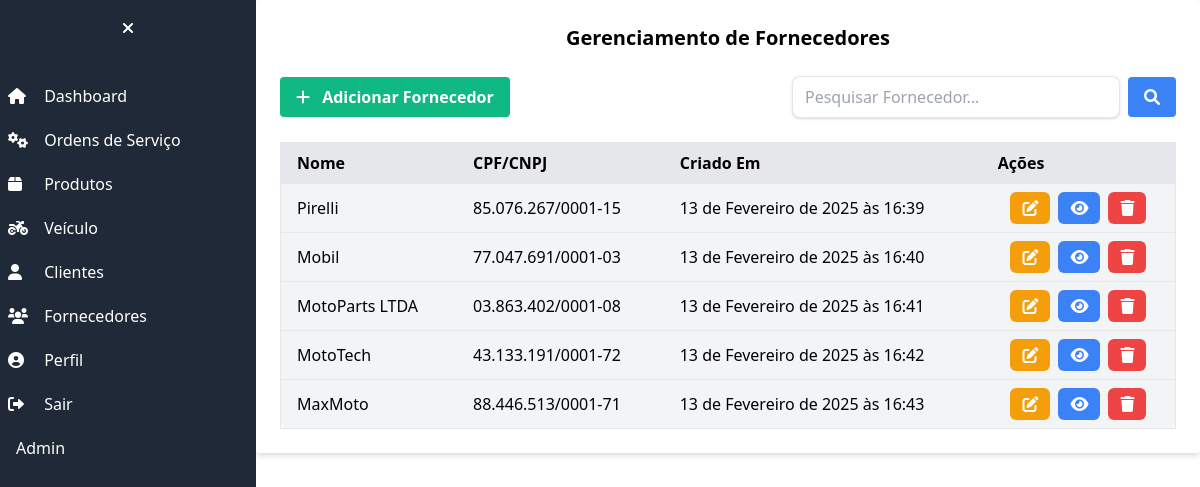
Page /fornecedor/ (signed in) on the committed database.
### fornecedor/models.py (models this page shows, shortened)
class Fornecedor(models.Model):
    nome = models.CharField('NOME', max_length=255)
    cpf_cnpj = models.CharField('CPF/CNPJ', max_length=18, validators=[validate_cpf_cnpj])
    telefone = models.CharField('TELEFONE 1', max_length=20, validators=[validate_phone])
    telefone2 = models.CharField('TELEFONE 2', max_length=20, validators=[validate_phone], blank=True)
    email = models.EmailField('EMAIL', blank=True)
    endereco_cep = models.CharField('CEP', max_length=10, blank=True)
    endereco_logradouro = models.CharField('ENDEREÇO', max_length=255, blank=True)
    endereco_numero = models.CharField('NÚMERO', max_length=10, blank=True)
    endereco_bairro = models.CharField('BAIRRO', max_length=255, blank=True)
    endereco_cidade = models.CharField('CIDADE', max_length=255, blank=True)
    endereco_estado = models.CharField('ESTADO', max_length=2, choices=ESTADOS_CHOICES, blank=True)
    endereco_complemento = models.CharField('COMPLEMENTO', max_length=255, blank=True)
    observacao = models.TextField('OBSERVAÇÕES', blank=True)
    criado_em = models.DateTimeField('CRIADO EM', auto_now_add=True)
    class Meta:
        verbose_name = 'Fornecedor'
        verbose_name_plural = 'Fornecedores'

### fornecedor/views.py (the view)
# urls.py: path('', FornecedorListView.as_view(), name='fornecedor_list'),
class FornecedorListView(ListView):
    model = Fornecedor
    template_name = 'fornecedor_list.html'
    context_object_name = 'fornecedores'
    def get_queryset(self):
        queryset = super().get_queryset()
        search_query = self.request.GET.get('search', '')
        if search_query:
            queryset = queryset.filter(nome__icontains=search_query)
        return queryset

### fornecedor/templates/fornecedor_list.html (shortened to what this page needs)
{% extends "base.html" %}
{% block content %}
<div class="w-full max-w-full md:max-w-5xl lg:max-w-7xl mx-auto bg-white rounded shadow-md p-6">
    <h2 class="text-xl font-bold mb-6 text-center">Gerenciamento de Fornecedores</h2>
<div class="flex justify-between items-center mb-6">
    <button class="bg-green-500 hover:bg-green-600 text-white font-bold py-2 px-4 rounded focus:outline-none focus:shadow-outline flex items-center">
        <a href="fornecedor/novo/">
            <i class="fas fa-plus mr-2"></i> Adicionar Fornecedor
        </a>
    </button>
    <form method="GET" action="{% url 'fornecedor_list' %}" class="w-full max-w-sm flex items-center">
        <input
            type="text"
            name="search"
            placeholder="Pesquisar Fornecedor..."
            class="w-full py-2 px-3 border rounded-lg shadow focus:outline-none focus:ring"
            value="{{ request.GET.search|default:'' }}"
        />
        <button
            type="submit"
            class="ml-2 bg-blue-500 hover:bg-blue-600 text-white font-bold py-2 px-4 rounded focus:outline-none focus:shadow-outline"
        >
            <i class="fas fa-search"></i>
        </button>
    </form>
</div>
    <div class="overflow-x-auto">
        <table class="table-auto w-full text-left bg-gray-100 border rounded-lg">
            <thead>
                <tr class="bg-gray-200">
                    <th class="px-4 py-2">Nome</th>
                    <th class="px-4 py-2">CPF/CNPJ</th>
                    <th class="px-4 py-2">Criado Em</th>
                    <th class="px-4 py-2">Ações</th>
                </tr>
            </thead>
            <tbody>
                {% for fornecedor in fornecedores %}
                <tr class="border-t">
                    <td class="px-4 py-2">{{fornecedor.nome}}</td>
                    <td class="px-4 py-2">{{fornecedor.cpf_cnpj}}</td>
                    <td class="px-4 py-2">{{fornecedor.criado_em}}</td>
                    <td class=" px-4 py-2 text-center flex justify-center space-x-2">
                        <a href="{% url 'fornecedor_edit' pk=fornecedor.pk %}" class="bg-yellow-500 hover:bg-yellow-600 text-white py-1 px-3 rounded-md">
                            <i class="fas fa-edit"></i>
                        </a>
                        <a href="{% url 'fornecedor_detail' pk=fornecedor.pk %}" class="bg-blue-500 hover:bg-blue-600 text-white py-1 px-3 rounded-md">
                            <i class="fas fa-eye"></i>
                            </a>
                        <a href="{% url 'fornecedor_confirm_delete' pk=fornecedor.pk %}" class="bg-red-500 hover:bg-red-600 text-white py-1 px-3 rounded-md">
                            <i class="fas fa-trash"></i>
                        </a>
                    </td>
                </tr>
                {% empty %}
                <tr>
                    <td colspan="7" class="text-center text-gray-500 py-4">Nenhuma ordem de serviço encontrada.</td>
                </tr>
                {% endfor %}
            </tbody>
        </table>
    </div>
</div>
{% endblock %}

### rows in the picture
Fornecedor: nome "Pirelli", cpf_cnpj "85.076.267/0001-15", criado_em "13 de Fevereiro de 2025 às 16:39"
Fornecedor: nome "Mobil", cpf_cnpj "77.047.691/0001-03", criado_em "13 de Fevereiro de 2025 às 16:40"
Fornecedor: nome "MotoParts LTDA", cpf_cnpj "03.863.402/0001-08", criado_em "13 de Fevereiro de 2025 às 16:41"
Fornecedor: nome "MotoTech", cpf_cnpj "43.133.191/0001-72", criado_em "13 de Fevereiro de 2025 às 16:42"
Fornecedor: nome "MaxMoto", cpf_cnpj "88.446.513/0001-71", criado_em "13 de Fevereiro de 2025 às 16:43"
